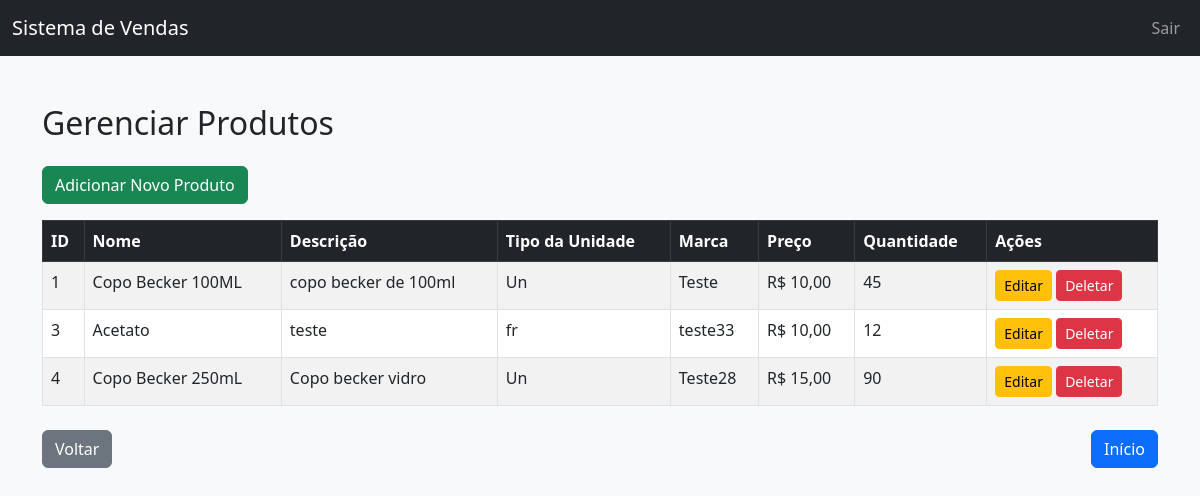
The page /produtos/listar.php (signed in) on the database its author committed.
### tables this page shows
CREATE TABLE `produtos` (
  `id` int(11) NOT NULL,
  `nome` varchar(100) NOT NULL,
  `descricao` text,
  `tipo_unidade` varchar(10) DEFAULT NULL,
  `marca` varchar(50) DEFAULT NULL,
  `preco` decimal(10,2) NOT NULL,
  `quantidade` int(11) NOT NULL
);

### produtos/listar.php (the view, shortened to what this page needs)
<?php
include '../db.php';
include '../funcoes.php';
$sql = "SELECT * FROM produtos";
$stmt = $pdo->query($sql);
$produtos = $stmt->fetchAll();
?>
<!DOCTYPE html>
<html lang="pt-BR">
<head>
    <link href="https://cdn.jsdelivr.net/npm/bootstrap@5.3.0/dist/css/bootstrap.min.css" rel="stylesheet">
</head>
<body class="bg-light">
    <nav class="navbar navbar-expand-lg navbar-dark bg-dark">
        <div class="container-fluid">
            <a class="navbar-brand" href="../index.php">Sistema de Vendas</a>
            <div class="collapse navbar-collapse">
                <ul class="navbar-nav ms-auto">
                    <li class="nav-item">
                        <a class="nav-link" href="../logout.php">Sair</a>
                    </li>
                </ul>
            </div>
        </div>
    </nav>
    <div class="container mt-5">
        <h2 class="mb-4">Gerenciar Produtos</h2>
        <a href="adicionar.php" class="btn btn-success mb-3">Adicionar Novo Produto</a>
        <table class="table table-bordered table-striped">
            <thead class="table-dark">
                <tr>
                    <th>ID</th>
                    <th>Nome</th>
                    <th>Descrição</th>
                    <th>Tipo da Unidade</th>
                    <th>Marca</th>
                    <th>Preço</th>
                    <th>Quantidade</th>
                    <th>Ações</th>
                </tr>
            </thead>
            <tbody>
                <?php foreach ($produtos as $produto): ?>
                <tr>
                    <td><?= $produto['id'] ?></td>
                    <td><?= htmlspecialchars($produto['nome']) ?></td>
                    <td><?= htmlspecialchars($produto['descricao']) ?></td>
                    <td><?= htmlspecialchars($produto['tipo_unidade']) ?></td>
                    <td><?= htmlspecialchars($produto['marca']) ?></td>
                    <td>R$ <?= number_format($produto['preco'], 2, ',', '.') ?></td>
                    <td><?= $produto['quantidade'] ?></td>
                    <td>
                        <a href="editar.php?id=<?= $produto['id'] ?>" class="btn btn-warning btn-sm">Editar</a>
                        <a href="deletar.php?id=<?= $produto['id'] ?>" class="btn btn-danger btn-sm" onclick="return confirm('Tem certeza que deseja excluir este produto?');">Deletar</a>
                    </td>
                </tr>
                <?php endforeach; ?>
            </tbody>
        </table>
    </div>
</body>
</html>

### rows shown on the page
produtos: id "1", nome "Copo Becker 100ML", descricao "copo becker de 100ml", tipo_unidade "Un", marca "Teste", preco "10,00", quantidade "45"
produtos: id "3", nome "Acetato", descricao "teste", tipo_unidade "fr", marca "teste33", preco "10,00", quantidade "12"
produtos: id "4", nome "Copo Becker 250mL", descricao "Copo becker vidro", tipo_unidade "Un", marca "Teste28", preco "15,00", quantidade "90"
